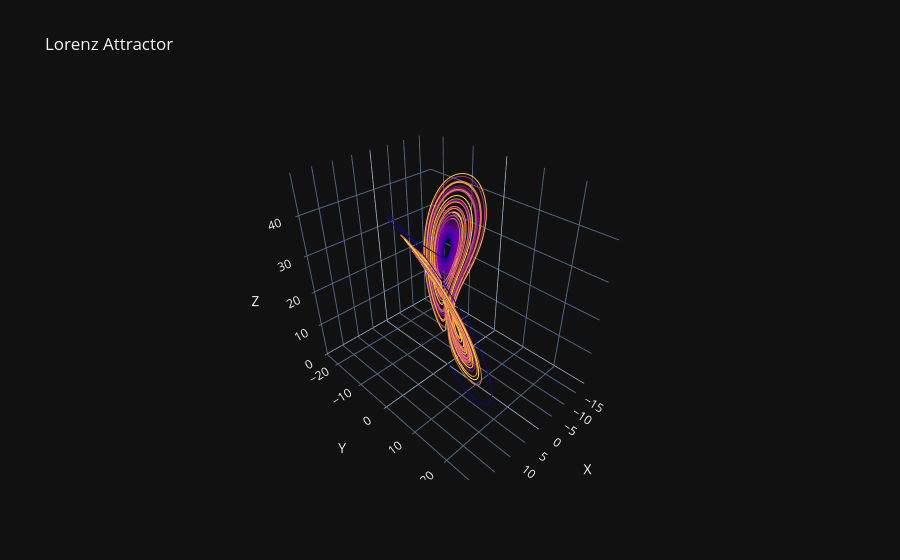

The code cell stored with this chart in its notebook:
### Code cell
# Visualize the Lorenz Attractor in 3D
fig = go.Figure()
fig.add_trace(go.Scatter3d(x=x, y=y, z=z, mode='lines', line=dict(color=time, width=2), ))
fig.update_layout(
    title='Lorenz Attractor',
    scene=dict(
        xaxis_title='X',
        yaxis_title='Y',
        zaxis_title='Z'
    ),
    template='plotly_dark',
)

fig.show()

### Figure 1 — Plotly figure (JSON) as saved in the notebook; plotly's stock layout.template omitted (floating-point values rounded to 4 significant figures; data arrays with more than 128 entries replaced by an {"elided": "..."} marker saying what was removed)
{"data": [{"line": {"color": {"elided": "10000 float values"}, "width": 2}, "mode": "lines", "type": "scatter3d", "x": {"elided": "10000 float values"}, "y": {"elided": "10000 float values"}, "z": {"elided": "10000 float values"}}], "layout": {"scene": {"xaxis": {"title": {"text": "X"}}, "yaxis": {"title": {"text": "Y"}}, "zaxis": {"title": {"text": "Z"}}}, "title": {"text": "Lorenz Attractor"}}}
